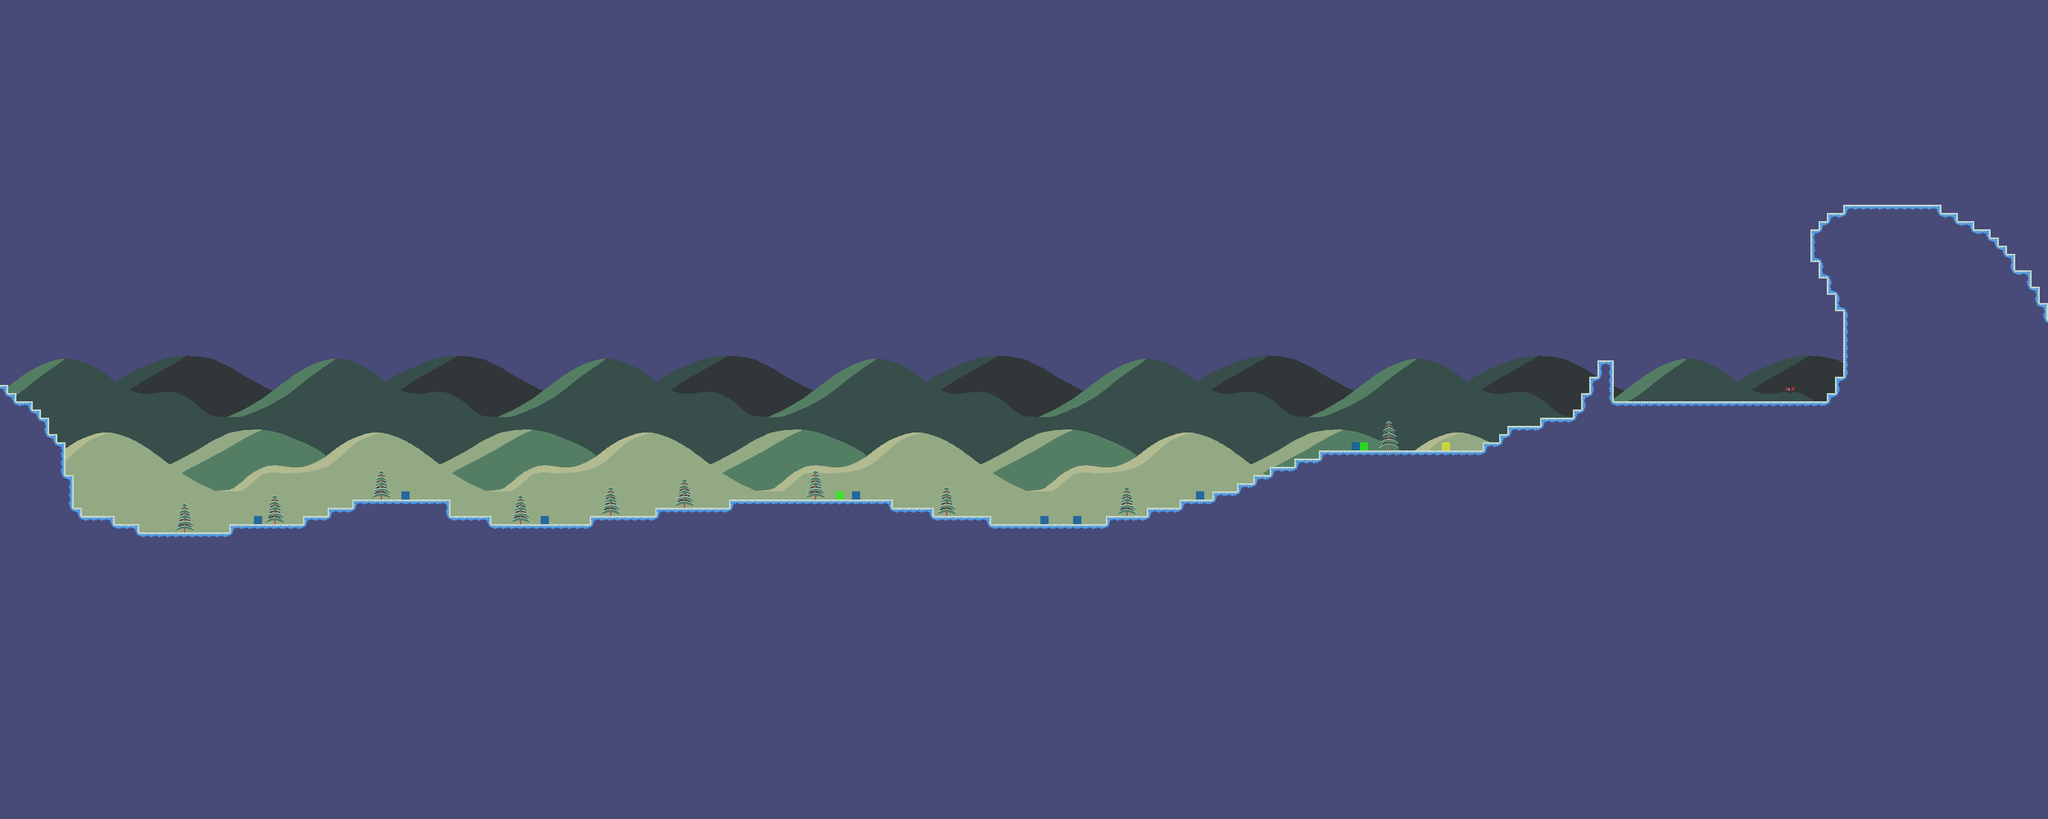

The image is a tile-based game level rendered from a .tmx file. Its description and source (layers, tilesets, objects; grid data summarised) follow:
An orthogonal 250x100 tile map with 16x16 px tiles, 4 tile layers (Background1, Background2, Map, Events), 1 hidden layer not drawn and 61 objects.

<map version="1.10" tiledversion="1.11.0" orientation="orthogonal" renderorder="right-down" width="250" height="100" tilewidth="16" tileheight="16" infinite="0" nextlayerid="11" nextobjectid="911">
 <tileset firstgid="1" name="tileset" tilewidth="16" tileheight="16" tilecount="1386" columns="33">
  <image source="tileset.png" width="528" height="672" />
  <wangsets>
   <wangset name="Earth" type="corner" tile="105">
    <wangcolor name="Earth1" color="#ff0000" tile="67" probability="1" />
    <wangcolor name="Cave1" color="#00ff00" tile="72" probability="1" />
    <wangcolor name="Mountain1" color="#0000ff" tile="77" probability="1" />
    <wangtile tileid="66" wangid="0,0,0,1,0,0,0,0" />
    <wangtile tileid="67" wangid="0,0,0,1,0,1,0,0" />
    <wangtile tileid="68" wangid="0,0,0,0,0,1,0,0" />
    <wangtile tileid="69" wangid="0,1,0,0,0,1,0,1" />
    <wangtile tileid="70" wangid="0,1,0,1,0,0,0,1" />
    <wangtile tileid="71" wangid="0,0,0,2,0,0,0,0" />
    <wangtile tileid="72" wangid="0,0,0,2,0,2,0,0" />
    <wangtile tileid="73" wangid="0,0,0,0,0,2,0,0" />
    <wangtile tileid="74" wangid="0,2,0,0,0,2,0,2" />
    <wangtile tileid="75" wangid="0,2,0,2,0,0,0,2" />
    <wangtile tileid="76" wangid="0,0,0,3,0,0,0,0" />
    <wangtile tileid="77" wangid="0,0,0,3,0,3,0,0" />
    <wangtile tileid="78" wangid="0,0,0,0,0,3,0,0" />
    <wangtile tileid="79" wangid="0,3,0,0,0,3,0,3" />
    <wangtile tileid="80" wangid="0,3,0,3,0,0,0,3" />
    <wangtile tileid="99" wangid="0,1,0,1,0,0,0,0" />
    <wangtile tileid="100" wangid="0,1,0,1,0,1,0,1" />
    <wangtile tileid="101" wangid="0,0,0,0,0,1,0,1" />
    <wangtile tileid="102" wangid="0,0,0,1,0,1,0,1" />
    <wangtile tileid="103" wangid="0,1,0,1,0,1,0,0" />
    <wangtile tileid="104" wangid="0,2,0,2,0,0,0,0" />
    <wangtile tileid="105" wangid="0,2,0,2,0,2,0,2" />
    <wangtile tileid="106" wangid="0,0,0,0,0,2,0,2" />
    <wangtile tileid="107" wangid="0,0,0,2,0,2,0,2" />
    <wangtile tileid="108" wangid="0,2,0,2,0,2,0,0" />
    <wangtile tileid="109" wangid="0,3,0,3,0,0,0,0" />
    <wangtile tileid="110" wangid="0,3,0,3,0,3,0,3" />
    <wangtile tileid="111" wangid="0,0,0,0,0,3,0,3" />
    <wangtile tileid="112" wangid="0,0,0,3,0,3,0,3" />
    <wangtile tileid="113" wangid="0,3,0,3,0,3,0,0" />
    <wangtile tileid="132" wangid="0,1,0,0,0,0,0,0" />
    <wangtile tileid="133" wangid="0,1,0,0,0,0,0,1" />
    <wangtile tileid="134" wangid="0,0,0,0,0,0,0,1" />
    <wangtile tileid="137" wangid="0,2,0,0,0,0,0,0" />
    <wangtile tileid="138" wangid="0,2,0,0,0,0,0,2" />
    <wangtile tileid="139" wangid="0,0,0,0,0,0,0,2" />
    <wangtile tileid="142" wangid="0,3,0,0,0,0,0,0" />
    <wangtile tileid="143" wangid="0,3,0,0,0,0,0,3" />
    <wangtile tileid="144" wangid="0,0,0,0,0,0,0,3" />
   </wangset>
  </wangsets>
 </tileset>
 <layer id="6" name="Background1" width="250" height="100">
  <properties>
   <property name="Draw" type="bool" value="true" />
  </properties>
  <data>[25000 cells, 25000 non-empty, 1 distinct tile ids]</data>
 </layer>
 <layer id="10" name="Background2" width="250" height="100">
  <properties>
   <property name="Draw" type="bool" value="true" />
  </properties>
  <data>[25000 cells, 6817 non-empty, 561 distinct tile ids]</data>
 </layer>
 <layer id="1" name="Map" width="250" height="100">
  <properties>
   <property name="Draw" type="bool" value="true" />
  </properties>
  <data>[25000 cells, 11255 non-empty, 22 distinct tile ids]</data>
 </layer>
 <layer id="8" name="Events" width="250" height="100">
  <data>[25000 cells, 12 non-empty, 4 distinct tile ids]</data>
 </layer>
 <objectgroup id="7" name="Collisions" visible="0">
  <properties>
   <property name="Draw" type="bool" value="false" />
  </properties>
  <object id="844" x="0" y="752" width="16" height="48" />
  <object id="845" x="16" y="768" width="16" height="32" />
  <object id="846" x="32" y="784" width="32" height="32" />
  <object id="847" x="64" y="800" width="16" height="32" />
  <object id="848" x="80" y="816" width="16" height="48" />
  <object id="849" x="96" y="848" width="16" height="48" />
  <object id="851" x="112" y="864" width="16" height="64" />
  <object id="853" x="112" y="928" width="32" height="64" />
  <object id="854" x="128" y="992" width="32" height="32" />
  <object id="855" x="160" y="1008" width="64" height="32" />
  <object id="856" x="224" y="1024" width="48" height="32" />
  <object id="857" x="272" y="1040" width="176" height="32" />
  <object id="858" x="448" y="1024" width="144" height="32" />
  <object id="859" x="592" y="1008" width="48" height="32" />
  <object id="860" x="640" y="992" width="48" height="32" />
  <object id="861" x="688" y="976" width="192" height="32" />
  <object id="862" x="880" y="1008" width="80" height="32" />
  <object id="863" x="960" y="1024" width="192" height="32" />
  <object id="865" x="1152" y="1008" width="128" height="32" />
  <object id="866" x="1280" y="992" width="144" height="32" />
  <object id="867" x="1424" y="976" width="320" height="32" />
  <object id="868" x="1744" y="992" width="80" height="32" />
  <object id="869" x="1824" y="1008" width="112" height="32" />
  <object id="870" x="1936" y="1024" width="224" height="32" />
  <object id="871" x="2160" y="1008" width="80" height="32" />
  <object id="872" x="2240" y="992" width="64" height="32" />
  <object id="873" x="2304" y="976" width="64" height="32" />
  <object id="874" x="2368" y="960" width="48" height="32" />
  <object id="875" x="2416" y="944" width="32" height="32" />
  <object id="876" x="2448" y="928" width="32" height="32" />
  <object id="877" x="2480" y="912" width="48" height="32" />
  <object id="878" x="2528" y="896" width="48" height="32" />
  <object id="879" x="2576" y="880" width="320" height="32" />
  <object id="880" x="2896" y="864" width="32" height="32" />
  <object id="881" x="2928" y="848" width="16" height="32" />
  <object id="882" x="2944" y="832" width="64" height="32" />
  <object id="883" x="3008" y="816" width="64" height="32" />
  <object id="884" x="3072" y="800" width="80" height="32" />
  <object id="887" x="3152" y="784" width="416" height="32" />
  <object id="888" x="3568" y="768" width="32" height="32" />
  <object id="889" x="3584" y="736" width="32" height="32" />
  <object id="890" x="3600" y="608" width="32" height="128" />
  <object id="891" x="3584" y="576" width="32" height="32" />
  <object id="892" x="3568" y="544" width="32" height="32" />
  <object id="893" x="3552" y="512" width="32" height="32" />
  <object id="894" x="3536" y="448" width="32" height="64" />
  <object id="895" x="3552" y="432" width="32" height="16" />
  <object id="896" x="3568" y="416" width="32" height="16" />
  <object id="897" x="3600" y="400" width="192" height="32" />
  <object id="898" x="3792" y="416" width="32" height="32" />
  <object id="899" x="3824" y="432" width="32" height="32" />
  <object id="900" x="3856" y="448" width="32" height="32" />
  <object id="901" x="3888" y="464" width="16" height="32" />
  <object id="902" x="3904" y="480" width="16" height="32" />
  <object id="903" x="3920" y="496" width="16" height="32" />
  <object id="904" x="3936" y="528" width="32" height="32" />
  <object id="905" x="3952" y="560" width="32" height="32" />
  <object id="906" x="3984" y="592" width="14.6667" height="16" />
  <object id="908" x="3088" y="768" width="64" height="32" />
  <object id="909" x="3104" y="736" width="48" height="32" />
  <object id="910" x="3120" y="704" width="32" height="32" />
 </objectgroup>
 <layer id="9" name="Navigation" width="250" height="100" visible="0">
  <properties>
   <property name="Navigation" type="bool" value="true" />
  </properties>
  <data>[25000 cells, 11135 non-empty, 1 distinct tile ids]</data>
 </layer>
</map>
